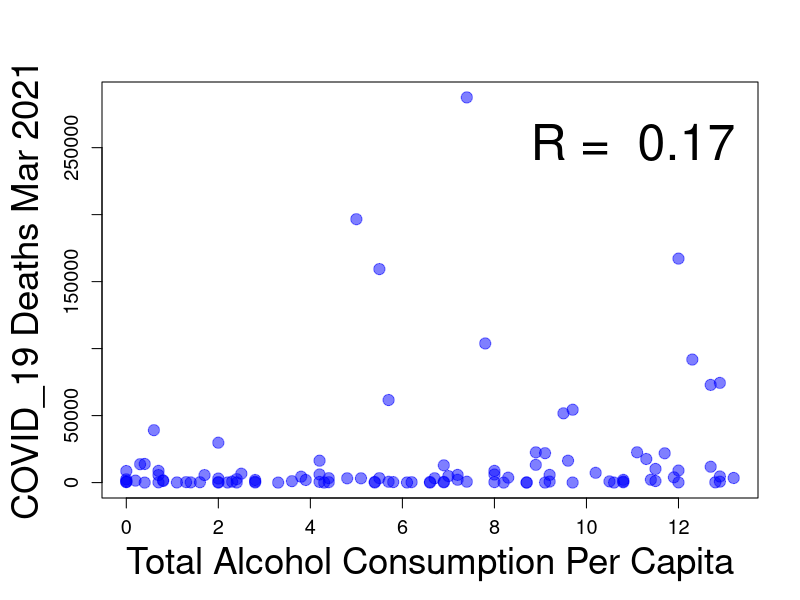
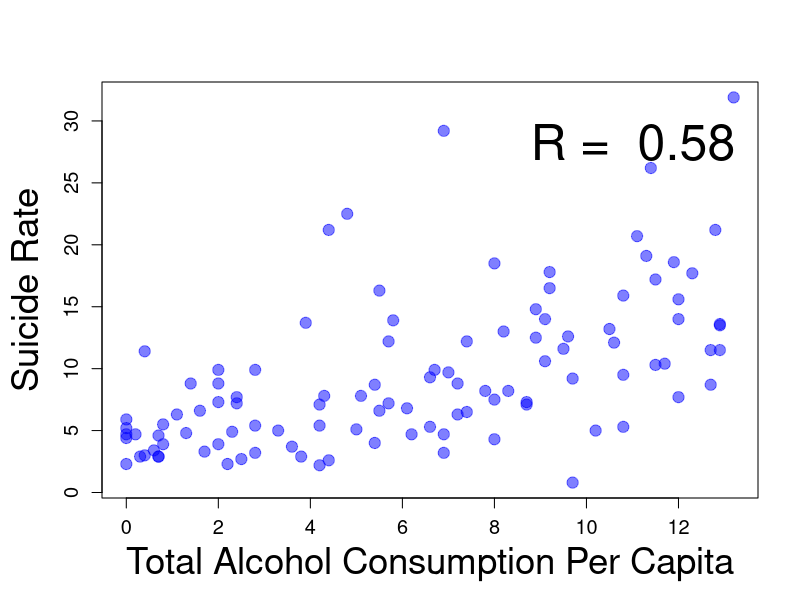
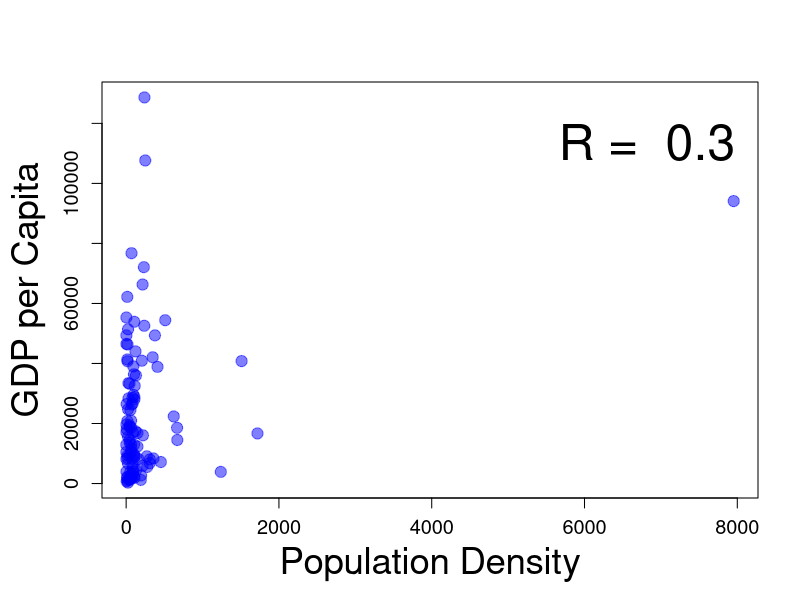
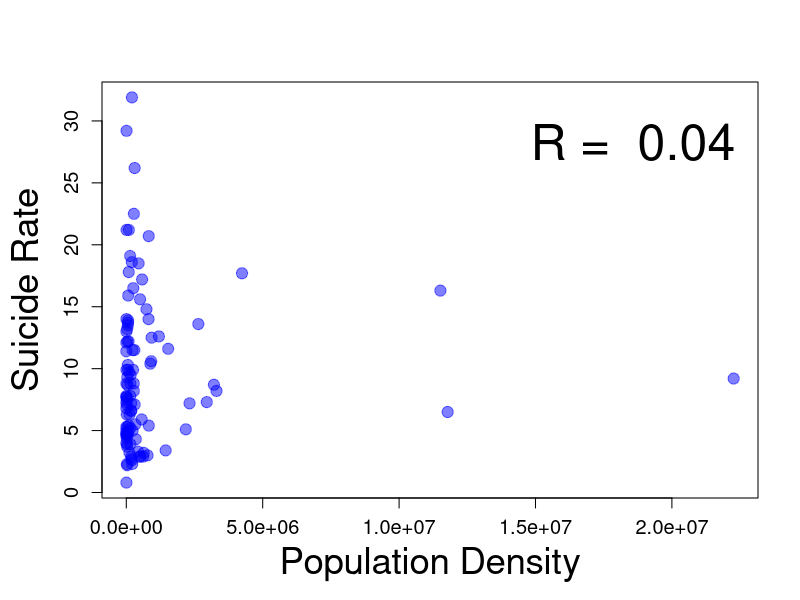
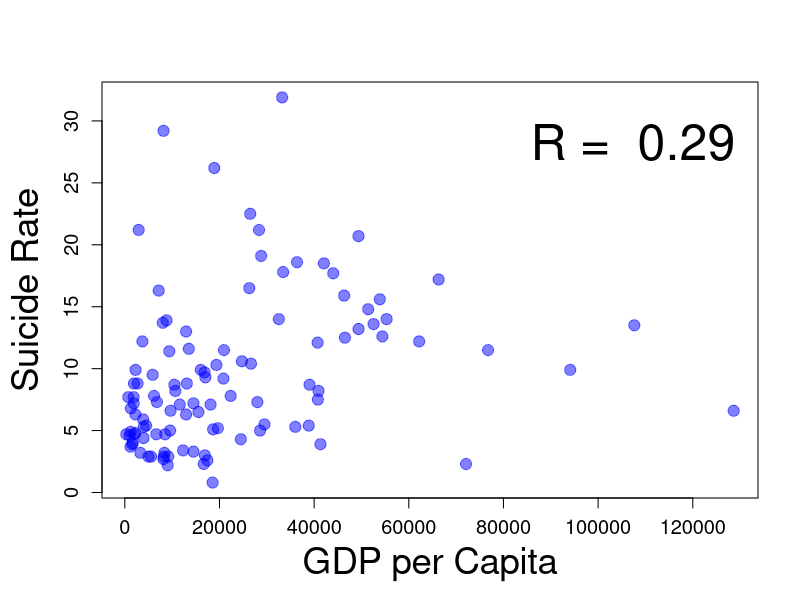
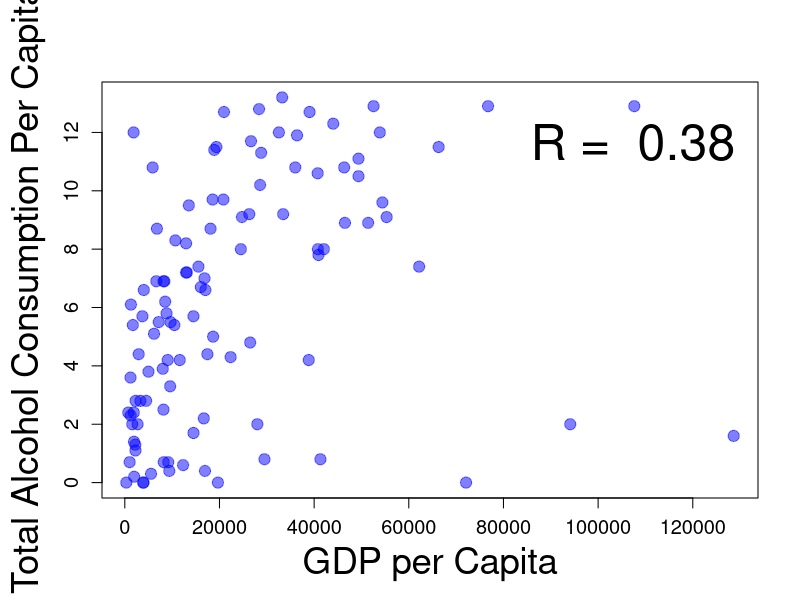
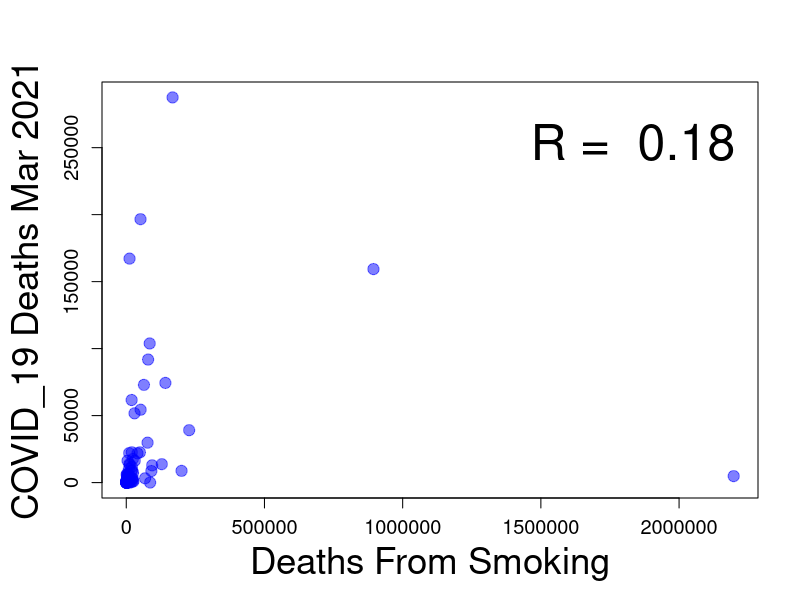
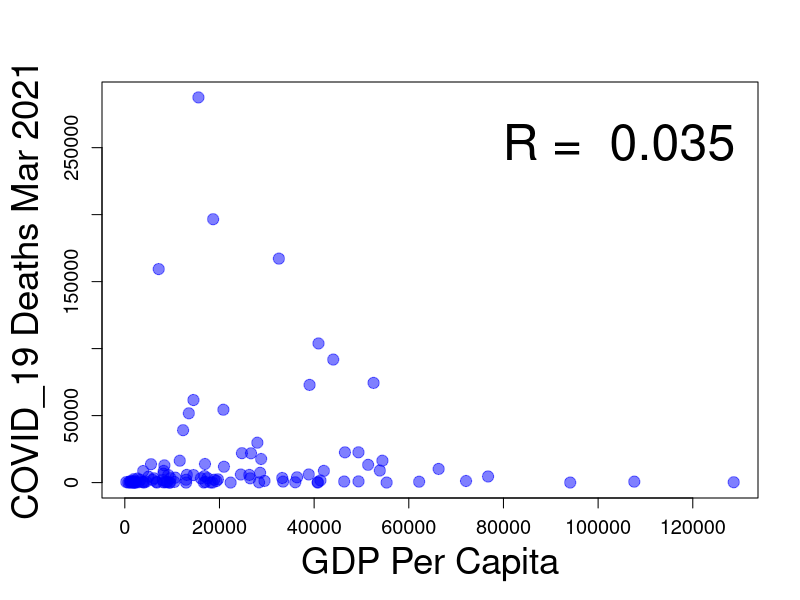

These figures' R source, in order:
#import libraries
library(dplyr)
library(e1071)  # For skewness calculation
library(ggplot2)

#import data
covid_data <- read.csv("data/covid_processed.csv")

#create an output folder
if (!dir.exists("output")) {
  dir.create("output")
}
#data processing
names(covid_data) <- gsub(" ", "_", names(covid_data))
#cahnge data columns
# Assuming your dataframe is named df
names(covid_data) <- c(
  "Country",
  "GDP_Per_Capita",
  "Population_Density",
  "Total_Alcohol_Consumption_Per_Capita",
  "Suicide_Rate",
  "Continent",
  "Deaths_From_Smoking",
  "Drug_Legalization_Medical",  # Binary: 1 for yes, 0 for no
  "Compulsory_Military_Service", # Binary: 1 for yes, 0 for no
  "COVID_19_Cases_Mar_20_2021",
  "COVID_19_Deaths_Mar_20_2021"
)

##--------------------------------------------------------------------Q4------------------------------------------------------------##
plot_and_save <- function(df, x, y, name_file, xlabel, y_label) {
    # Function description
    'The function gets a dataset, x and y, and saves a scatter plot.'

    # Define the path and name of the output file
    png(file = paste0("output/", name_file, ".png"), width = 800, height = 600)

    # Adjust margins (bottom, left, top, right)
    par(mar = c(5, 5, 4, 2) + 0.1)  # Adjust margins; you might need to tweak these values

    # Fit a linear model
    model <- lm(df[[y]] ~ df[[x]], data = df)

    # Get the R-squared value from the summary
    summary_model <- summary(model)
    r_squared <- summary_model$r.squared

    # Calculate the correlation coefficient
    correlation_coefficient <- cor(df[[x]], df[[y]])

    # Create the plot using the specified data frame columns
    plot(df[[x]], df[[y]],
         xlab = xlabel,        # X-axis label
         ylab = y_label,       # Y-axis label
         pch = 19,             # Type of point; 19 is a solid circle
         col = rgb(0, 0, 1, 0.5),  # Blue color with transparency
         cex = 1.5,            # Size of the points
         cex.lab = 2.2,        # Increase the font size of the axis labels
         cex.axis = 1.2,       # Increase the font size of the axis tick marks
         cex.main = 2.5        # Increase the font size of the main title
    )

    # Add text to the plot with R-squared and correlation coefficient
        legend("topright", 
                legend = c(paste("R = ", format(correlation_coefficient, digits = 2))),
                cex = 3,          # Increase the size of the text in the legend
                bty = "n")          # No box around the legend

    # Close the device driver to save the file
    dev.off()
}

# alcohol cosumtion vs COVID_19_Deaths_Mar_20_2021
    plot_and_save(
        df = covid_data,         # Data frame name
        x = "Total_Alcohol_Consumption_Per_Capita", # Column for x-axis
        y = "COVID_19_Deaths_Mar_20_2021",    # Column for y-axis
        name_file = "Total_Alcohol_Consumption_Per_Capita vs COVID_19_Deaths_Mar_20_2021",     # File name for the plot image
        xlabel = "Total Alcohol Consumption Per Capita", # Label for the x-axis
        y_label = "COVID_19 Deaths Mar 2021"     # Label for the y-axis
    )



# alcohol cosumtion vs Suicide_Rate
    plot_and_save(
        df = covid_data,         # Data frame name
        x = "Total_Alcohol_Consumption_Per_Capita", # Column for x-axis
        y = "Suicide_Rate",    # Column for y-axis
        name_file = "Total_Alcohol_Consumption_Per_Capita vs Suicide_Rate",     # File name for the plot image
        xlabel = "Total Alcohol Consumption Per Capita", # Label for the x-axis
        y_label = "Suicide Rate"     # Label for the y-axis
    )


# density vs gdp
    plot_and_save(
        df = covid_data,         # Data frame name
        x = "Population_Density", # Column for x-axis
        y = "GDP_Per_Capita",    # Column for y-axis
        name_file = "Population_Density vs GDP_Per_Capita",     # File name for the plot image
        xlabel = "Population Density", # Label for the x-axis
        y_label = "GDP per Capita"     # Label for the y-axis
    )

# density vs Suicide_Rate
    plot_and_save(
        df = covid_data,         # Data frame name
        x = "COVID_19_Cases_Mar_20_2021", # Column for x-axis
        y = "Suicide_Rate",    # Column for y-axis
        name_file = "Population_Density vs Suicide_Rate",     # File name for the plot image
        xlabel = "Population Density", # Label for the x-axis
        y_label = "Suicide Rate"     # Label for the y-axis
    )

# gdp vs Suicide_Rate
    plot_and_save(
        df = covid_data,         # Data frame name
        x = "GDP_Per_Capita", # Column for x-axis
        y = "Suicide_Rate",    # Column for y-axis
        name_file = "GDP_Per_Capita vs Suicide_Rate",     # File name for the plot image
        xlabel ="GDP per Capita", # Label for the x-axis
        y_label = "Suicide Rate"     # Label for the y-axis
    )

# Deaths_From_Smoking vs Suicide_Rate
    plot_and_save(
        df = covid_data,         # Data frame name
        x = "GDP_Per_Capita", # Column for x-axis
        y = "Total_Alcohol_Consumption_Per_Capita",    # Column for y-axis
        name_file = "GDP_Per_Capita vs Total Alcohol Consumption",     # File name for the plot image
        xlabel = "GDP per Capita", # Label for the x-axis
        y_label = "Total Alcohol Consumption Per Capita"     # Label for the y-axis
    )



# GDP_Per_Capita vs COVID_19_Deaths_Mar_20_2021
    plot_and_save(
        df = covid_data,         # Data frame name
        x = "Deaths_From_Smoking", # Column for x-axis
        y = "COVID_19_Deaths_Mar_20_2021",    # Column for y-axis
        name_file = "Deaths_From_Smoking vs COVID_19_Deaths_Mar_20_2021",     # File name for the plot image
        xlabel =  "Deaths From Smoking", # Label for the x-axis
        y_label = "COVID_19 Deaths Mar 2021"     # Label for the y-axis
    )



# GDP_Per_Capita vs COVID_19_Deaths_Mar_20_2021
    plot_and_save(
        df = covid_data,         # Data frame name
        x = "GDP_Per_Capita", # Column for x-axis
        y = "COVID_19_Deaths_Mar_20_2021",    # Column for y-axis
        name_file = "GDP_Per_Capita vs COVID_19_Deaths_Mar_20_2021",     # File name for the plot image
        xlabel =  "GDP Per Capita", # Label for the x-axis
        y_label = "COVID_19 Deaths Mar 2021"     # Label for the y-axis
    )



##--------------------------------------------------------------------Q5------------------------------------------------------------##




# Selecting only continuous variables
continuous_vars <- covid_data %>% select(
  GDP_Per_Capita,
  Population_Density,
  Total_Alcohol_Consumption_Per_Capita,
  Suicide_Rate,
  Deaths_From_Smoking,
  COVID_19_Cases_Mar_20_2021,
  COVID_19_Deaths_Mar_20_2021
)

# Calculating descriptive statistics
descriptive_stats <- continuous_vars %>% summarise_all(
  list(
    mean = ~mean(., na.rm = TRUE),
    median = ~median(., na.rm = TRUE),
    sd = ~sd(., na.rm = TRUE),
    IQR = ~IQR(., na.rm = TRUE),
    skewness = ~skewness(., na.rm = TRUE)
  )
)

# Print the results
write.csv(descriptive_stats, "output/descriptive_stats.csv", row.names = FALSE)


# Split data into two groups based on Compulsory Military Service
grouped_data <- covid_data %>%
  group_by(Compulsory_Military_Service) %>%
  summarise(
    mean = mean(COVID_19_Cases_Mar_20_2021, na.rm = TRUE),
    median = median(COVID_19_Cases_Mar_20_2021, na.rm = TRUE),
    sd = sd(COVID_19_Cases_Mar_20_2021, na.rm = TRUE),
    skewness = skewness(COVID_19_Cases_Mar_20_2021, na.rm = TRUE),
    IQR = IQR(COVID_19_Cases_Mar_20_2021, na.rm = TRUE)
  )

# Print the results
write.csv(grouped_data, "output/Compulsory_Military_Service_descriptive_stats.csv", row.names = FALSE)


##----------------------------------------------Q6----------------------------------------##
library(ggplot2)
library(dplyr)
library(tidyr)

theme(
  text = element_text(size = 16),  # Base text size
  axis.text.x = element_text(size = 18, angle = 45, hjust = 1),  # X-axis text size
  axis.text.y = element_text(size = 18),  # Y-axis text size
  axis.title = element_text(size = 20),  # Axis titles size
  plot.title = element_text(size = 22)  # Plot title size
)
library(ggplot2)
library(dplyr)
library(tidyr)

features <- c("GDP_Per_Capita", "Population_Density", 
              "Suicide_Rate", "Deaths_From_Smoking", "COVID_19_Cases_Mar_20_2021",
              "COVID_19_Deaths_Mar_20_2021", "Total_Alcohol_Consumption_Per_Capita")

outliers_info <- data.frame(Feature = character(), Outlier_Index = integer(), Outlier_Value = numeric(), Deviation = numeric(), stringsAsFactors = FALSE)

for (feature in features) {
  p <- ggplot(covid_data, aes_string(x = "factor(1)", y = feature)) +
    geom_boxplot(outlier.colour = "red", outlier.shape = 1) +
    labs(title = paste("Boxplot of", feature), x = "", y = feature) +
    theme(text = element_text(size = 16),
          axis.text.x = element_text(size = 18, angle = 45, hjust = 1),
          axis.text.y = element_text(size = 18),
          axis.title = element_text(size = 20),
          plot.title = element_text(size = 22))

  ggsave(paste0("output/", feature, "_boxplot.png"), plot = p, width = 8, height = 6, dpi = 300)
  
  Q1 <- quantile(covid_data[[feature]], 0.25, na.rm = TRUE)
  Q3 <- quantile(covid_data[[feature]], 0.75, na.rm = TRUE)
  IQR <- Q3 - Q1
  lower_bound <- Q1 - 1.5 * IQR
  upper_bound <- Q3 + 1.5 * IQR
  
  outlier_indices <- which(covid_data[[feature]] < lower_bound | covid_data[[feature]] > upper_bound)
  outlier_values <- covid_data[[feature]][outlier_indices]
  deviations <- ifelse(outlier_values < lower_bound, abs(outlier_values - lower_bound), abs(outlier_values - upper_bound))
  
  # Create a temporary data frame only if there are outliers
  if (length(outlier_indices) > 0) {
    temp_df <- data.frame(Feature = rep(feature, length(outlier_indices)), 
                          Outlier_Index = outlier_indices, 
                          Outlier_Value = outlier_values, 
                          Deviation = deviations, 
                          stringsAsFactors = FALSE)
  } else {
    # Insert NA to maintain the structure in case there are no outliers
    temp_df <- data.frame(Feature = feature, 
                          Outlier_Index = NA, 
                          Outlier_Value = NA, 
                          Deviation = NA, 
                          stringsAsFactors = FALSE)
  }
  
  outliers_info <- rbind(outliers_info, temp_df)
}




#change outliers values
covid_data$Deaths_From_Smoking[c(27, 52)] <- 227477.4
covid_data$Population_Density[c(99)] <- 1718


